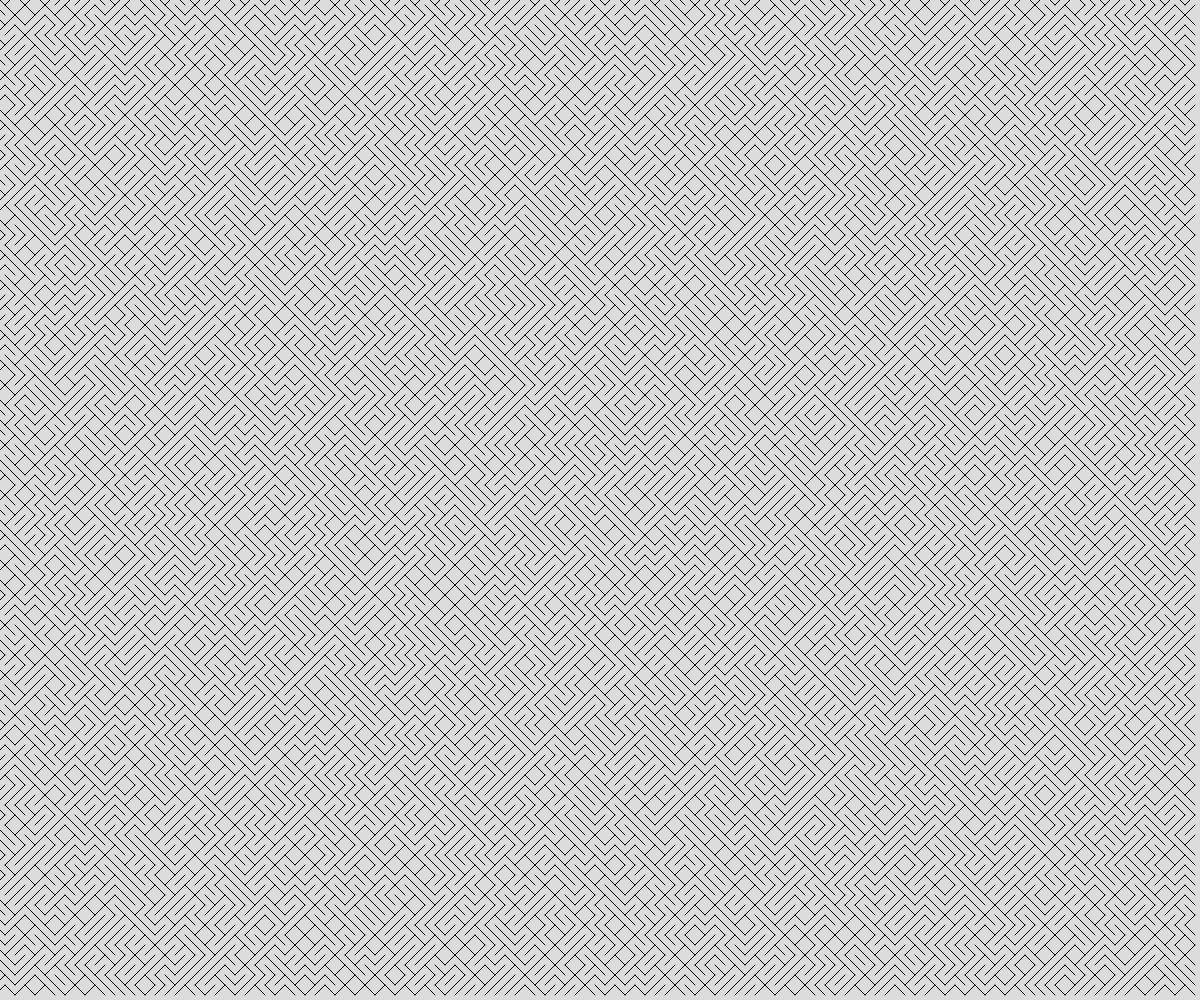
Frame 1 (no input)
Frame 60 (no input): identical to frame 1, image omitted
Frame 120 (the mouse pressed at the canvas centre since frame 60): identical to frame 1, image omitted

The p5.js sketch that drew this single still picture (run headless with seeded random() and noise() and a simulated clock; from frame 60 on, the mouse is pressed at the canvas centre):

// p5.js sketch
// ── sketch.js
// generative art demo
// mar 15 2024

let tilesize = 10;
let thetiles = [];

function setup() {
  createCanvas(windowWidth, windowHeight);
  for(let y = 0; y < height; y+= tilesize){
    for(let x = 0; x < width; x += tilesize){
      let sometile = spawntile(x, y);  
      thetiles.push(sometile);
    }
  }
  
}

function draw() {
  background(220);

  for(let sometile of thetiles){
    line(sometile.x1, sometile.y1, sometile.x2, sometile.y2);   
  }
}

function spawntile(x, y){
  let choice = random(100);
  let tile;
 
  if (choice> 50){
    //negative slope
    tile = {
      x1: x - tilesize/2,
      y1: y - tilesize/2,
      x2: x + tilesize/2,
      y2: y + tilesize/2,
    };

  }
  else{
    //positive slope
    tile = {
      x1: x - tilesize/2,
      y1: y + tilesize/2,
      x2: x + tilesize/2,
      y2: y - tilesize/2,
    };
  }

  return tile;
}
